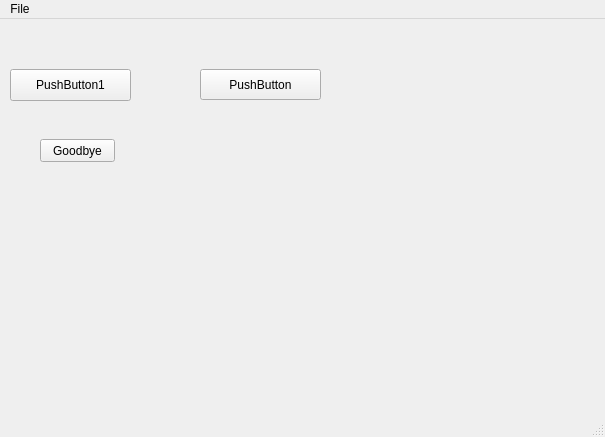
<?xml version="1.0" encoding="UTF-8"?>
<ui version="4.0">
 <class>MainWindow</class>
 <widget class="QMainWindow" name="MainWindow">
  <property name="geometry">
   <rect>
    <x>0</x>
    <y>0</y>
    <width>605</width>
    <height>437</height>
   </rect>
  </property>
  <property name="windowTitle">
   <string>MainWindow</string>
  </property>
  <widget class="QWidget" name="centralWidget">
   <widget class="QPushButton" name="pushButton">
    <property name="geometry">
     <rect>
      <x>10</x>
      <y>50</y>
      <width>121</width>
      <height>32</height>
     </rect>
    </property>
    <property name="text">
     <string>PushButton1</string>
    </property>
   </widget>
   <widget class="QPushButton" name="pushButton_2">
    <property name="geometry">
     <rect>
      <x>200</x>
      <y>50</y>
      <width>121</width>
      <height>31</height>
     </rect>
    </property>
    <property name="text">
     <string>PushButton</string>
    </property>
   </widget>
   <widget class="QPushButton" name="pushButton_3">
    <property name="geometry">
     <rect>
      <x>40</x>
      <y>120</y>
      <width>75</width>
      <height>23</height>
     </rect>
    </property>
    <property name="text">
     <string>Goodbye</string>
    </property>
   </widget>
  </widget>
  <widget class="QStatusBar" name="statusBar"/>
  <widget class="QMenuBar" name="menuBar">
   <property name="geometry">
    <rect>
     <x>0</x>
     <y>0</y>
     <width>605</width>
     <height>21</height>
    </rect>
   </property>
   <widget class="QMenu" name="menuFile">
    <property name="title">
     <string>File</string>
    </property>
    <addaction name="actionQuit"/>
   </widget>
   <addaction name="menuFile"/>
  </widget>
  <action name="actionQuit">
   <property name="text">
    <string>Quit</string>
   </property>
  </action>
 </widget>
 <layoutdefault spacing="6" margin="11"/>
 <resources/>
 <connections>
  <connection>
   <sender>actionQuit</sender>
   <signal>triggered()</signal>
   <receiver>MainWindow</receiver>
   <slot>close()</slot>
   <hints>
    <hint type="sourcelabel">
     <x>-1</x>
     <y>-1</y>
    </hint>
    <hint type="destinationlabel">
     <x>302</x>
     <y>218</y>
    </hint>
   </hints>
  </connection>
 </connections>
 <slots>
  <slot>checkbox_on()</slot>
  <slot>checkbox_off()</slot>
  <slot>whatever()</slot>
 </slots>
</ui>
